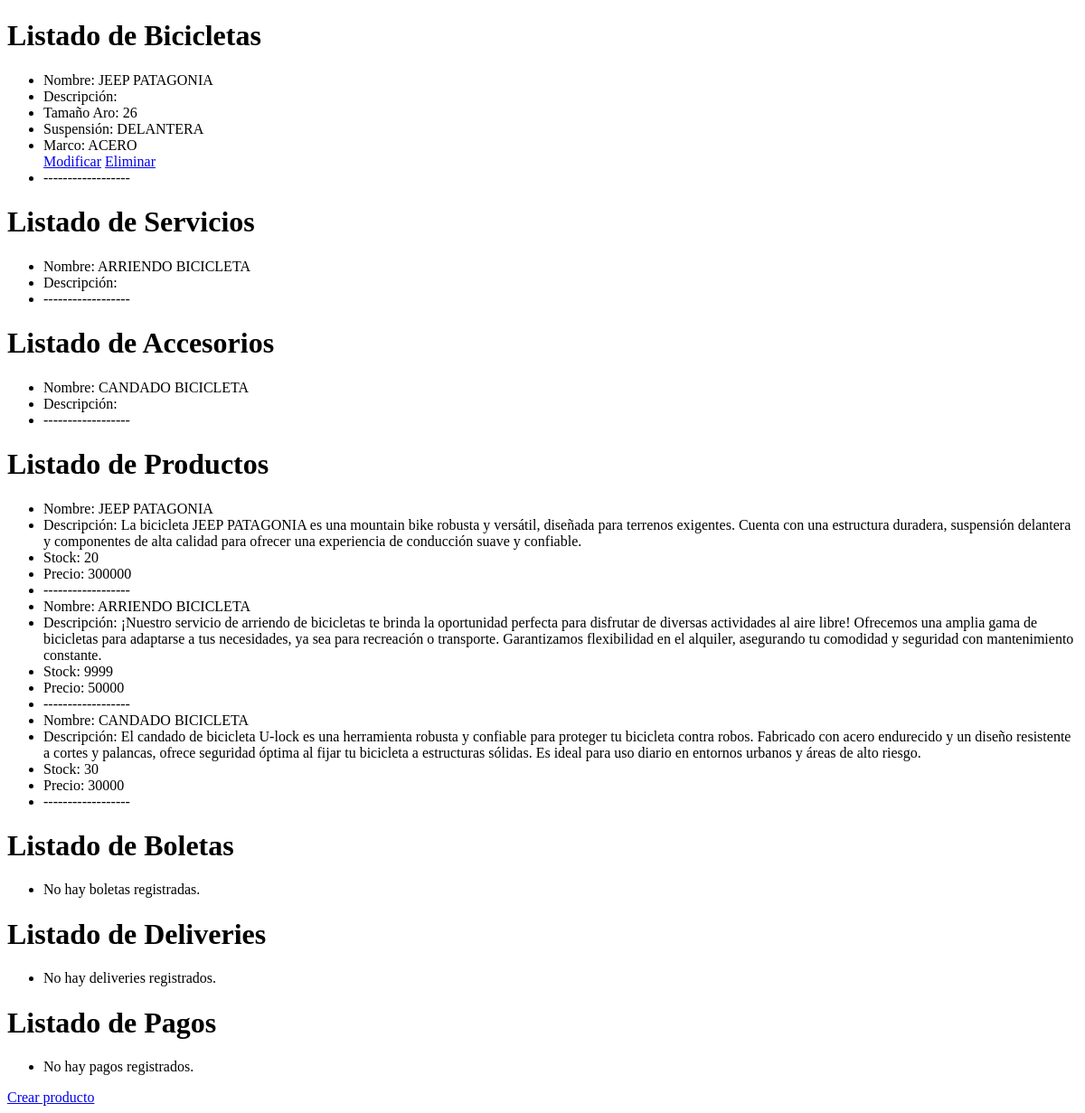
/test/, run on an earlier commit of the app's database.
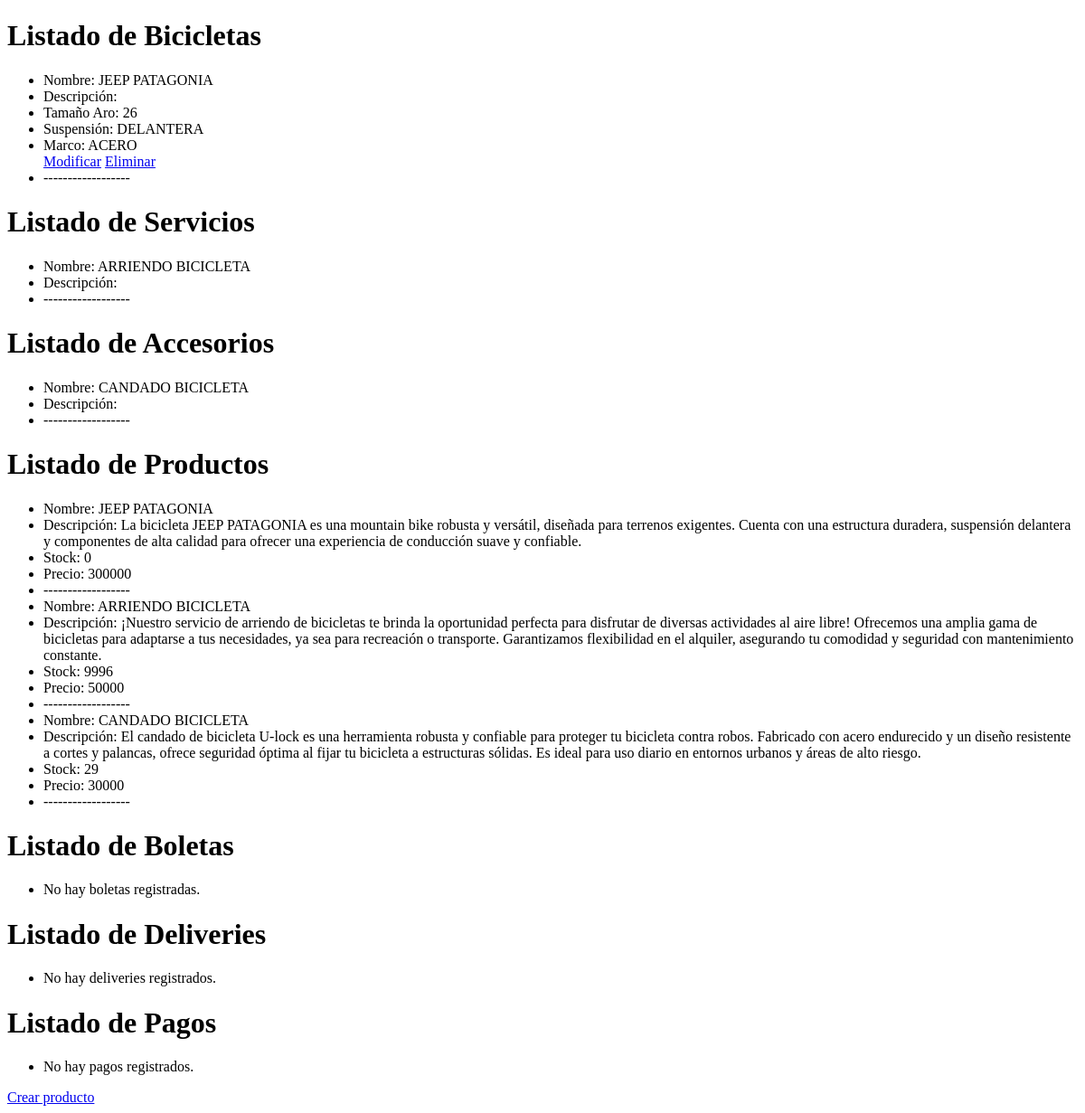
And on a later commit of the database.
### tienda/models.py (models this page shows, shortened)
class Producto(models.Model):
    id = models.AutoField(primary_key=True, unique=True, editable=False)
    nombre = models.CharField(max_length=100)
    descripcion = models.TextField()
    bicicleta = models.ForeignKey(Bicicleta, on_delete=models.SET_NULL, null=True, blank=True)
    servicio = models.ForeignKey(Servicio, on_delete=models.SET_NULL, null=True, blank=True)
    accesorio = models.ForeignKey(Accesorio, on_delete=models.SET_NULL, null=True, blank=True)
    marca = models.ForeignKey(Marca, on_delete=models.SET_NULL, null=True, blank=True)
    stock = models.IntegerField(default=0)
    precio = models.IntegerField(default=0)
    fecha_creacion = models.DateTimeField(auto_now_add=True)
    imagen = models.ImageField(upload_to='static/media/productos/', null=False, blank=True)

### tienda/views.py (the view)
# urls.py: path('',prueba, name='prueba'),
def prueba(request):
    bicicletas = lista_bicicleta()
    servicios = lista_servicio()
    accesorios = lista_accesorio()
    productos = lista_producto()
    boletas = lista_boleta()
    deliverys = lista_delivery()
    pagos = lista_pago()
    datos = {
        'bicicletas': bicicletas,
        'servicios': servicios,
        'accesorios': accesorios,
        'productos': productos,
        'boletas': boletas,
        'deliverys': deliverys,
        'pagos': pagos,
    }
    return render(request, 'tienda/prueba.html', datos)

### tienda/views.py (called while the page is built)
def lista_bicicleta():
    return Bicicleta.objects.all()

def lista_servicio():
    return Servicio.objects.all()

def lista_accesorio():
    return Accesorio.objects.all()

def lista_producto():
    return Producto.objects.all()

def lista_boleta():
    return Boleta.objects.all()

def lista_delivery():
    return Delivery.objects.all()

def lista_pago():
    return Pago.objects.all()

### tienda/templates/tienda/prueba.html (shortened to what this page needs)
<!DOCTYPE html>
<html lang="es">
<head>
</head>
<body>
    <h1>Listado de Bicicletas</h1>
    <ul>
        {% for bicicleta in bicicletas %}
        <li>Nombre: {{ bicicleta.nombre }}</li>
        <li>Descripción: {{ bicicleta.descripcion }}</li>
        <li>Tamaño Aro: {{ bicicleta.tamanioaro }}</li>
        <li>Suspensión: {{ bicicleta.suspension }}</li>
        <li>Marco: {{ bicicleta.marco }}</li>
        <a href="{% url 'modificarbici' bicicleta.id %}" role="button" class="btn btn-warning btn-sm text-light mx-1">Modificar</a>
        <a href="{% url 'eliminarbici' bicicleta.id %}" role="button" class="btn btn-danger btn-sm mx-1">Eliminar</a>
        <li>------------------</li>
        {% empty %}
        <li>No hay bicicletas registradas.</li>
        {% endfor %}
    </ul>
    <h1>Listado de Servicios</h1>
    <ul>
        {% for servicio in servicios %}
        <li>Nombre: {{ servicio.nombre }}</li>
        <li>Descripción: {{ servicio.descripcion }}</li>
        <li>------------------</li>
        {% empty %}
        <li>No hay servicios registrados.</li>
        {% endfor %}
    </ul>
    <h1>Listado de Accesorios</h1>
    <ul>
        {% for accesorio in accesorios %}
        <li>Nombre: {{ accesorio.nombre }}</li>
        <li>Descripción: {{ accesorio.descripcion }}</li>
        <li>------------------</li>
        {% empty %}
        <li>No hay accesorios registrados.</li>
        {% endfor %}
    </ul>
    <h1>Listado de Productos</h1>
    <ul>
        {% for producto in productos %}
        <li>Nombre: {{ producto.nombre }}</li>
        <li>Descripción: {{ producto.descripcion }}</li>
        <li>Stock: {{ producto.stock }}</li>
        <li>Precio: {{ producto.precio }}</li>
        <li>------------------</li>
        {% empty %}
        <li>No hay accesorios registrados.</li>
        {% endfor %}
    </ul>
    <h1>Listado de Boletas</h1>
    <ul>
        {% for boleta in boletas %}
        <li>ID: {{ boleta.id }}</li>
        <li>Cliente: {{ boleta.cliente.email }}</li>
        <li>Estado: {{ boleta.estado }}</li>
        <li>------------------</li>
        {% empty %}
        <li>No hay boletas registradas.</li>
        {% endfor %}
    </ul>
    <h1>Listado de Deliveries</h1>
    <ul>
        {% for delivery in deliverys %}
        <li>ID: {{ delivery.id }}</li>
        <li>Cliente: {{ delivery.boleta.cliente.email }}</li>
        <li>Estado: {{ delivery.get_estado_display }}</li>
        <li>------------------</li>
        {% empty %}
        <li>No hay deliveries registrados.</li>
        {% endfor %}
    </ul>
    <h1>Listado de Pagos</h1>
    <ul>
        {% for pago in pagos %}
        <li>ID Boleta: {{ pago.boleta.id }}</li>
        <li>Tipo de Pago: {{ pago.get_tipo_pago_display }}</li>
        <li>Estado: {{ pago.get_estado_display }}</li>
        <li>------------------</li>
        {% empty %}
        <li>No hay pagos registrados.</li>
        {% endfor %}
    </ul>
    <a href="{% url 'crearproducto' %}" role="button" class="btn btn-info text-light shadow rounded">Crear producto</a>
</body>
</html>

What changed in the data, as far as the page shows it:
changed Producto "JEEP PATAGONIA": stock "20" → "0"
changed Producto "ARRIENDO BICICLETA": stock "9999" → "9996"
changed Producto "CANDADO BICICLETA": stock "30" → "29"
